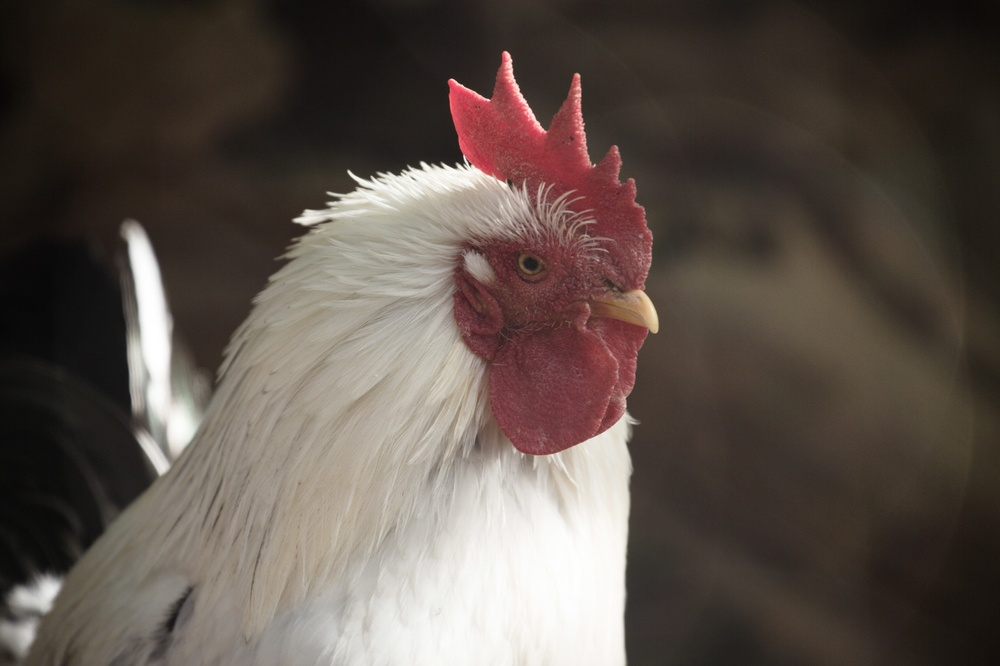
%> input picture pic1.jpg, 1000 x 666 px, shrunk from 1600 x 1066 before the run
$ octave kadai03.m   (GNU Octave 9; MATLAB toolbox functions it lacks are replaced by stand-ins)
%> lines starting %> are read from the running program, lines starting %| are printed output that depends on the picture; in (x1, y1, x2, y2) boxes, pixels count from 0 and x2, y2 are one past the last pixel; in counts of white or black regions, pixels touching at a corner belong together; the program's own positions count from 1
clear; % 変数のオールクリア

ORG=imread('pic1.jpg'); % 原画像の入力
%> ORG is the input picture: size 666x1000x3 uint8; mean R, G, B 93, 82.2, 75.1
ORG= rgb2gray(ORG); % カラー画像を白黒濃淡画像へ変換
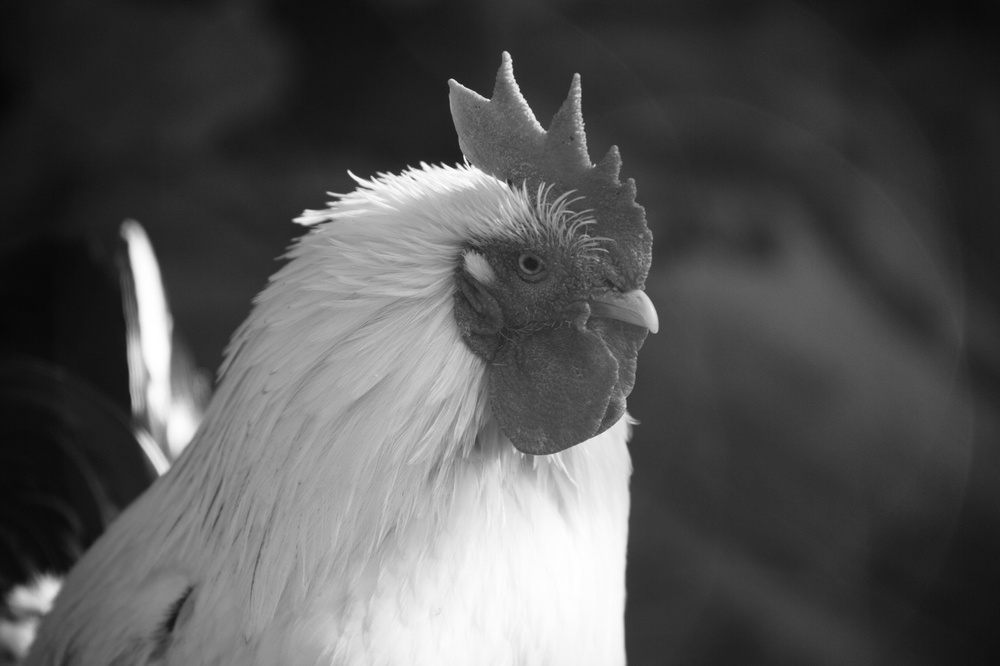
%> ORG: size 666x1000 uint8; min 6, max 255, mean 84.6
imagesc(ORG); colormap(gray); colorbar; % 画像の表示
title('白黒濃淡画像')
pause;

IMG = ORG > 64; % 輝度値が64以上の画素を1，その他を0に変換
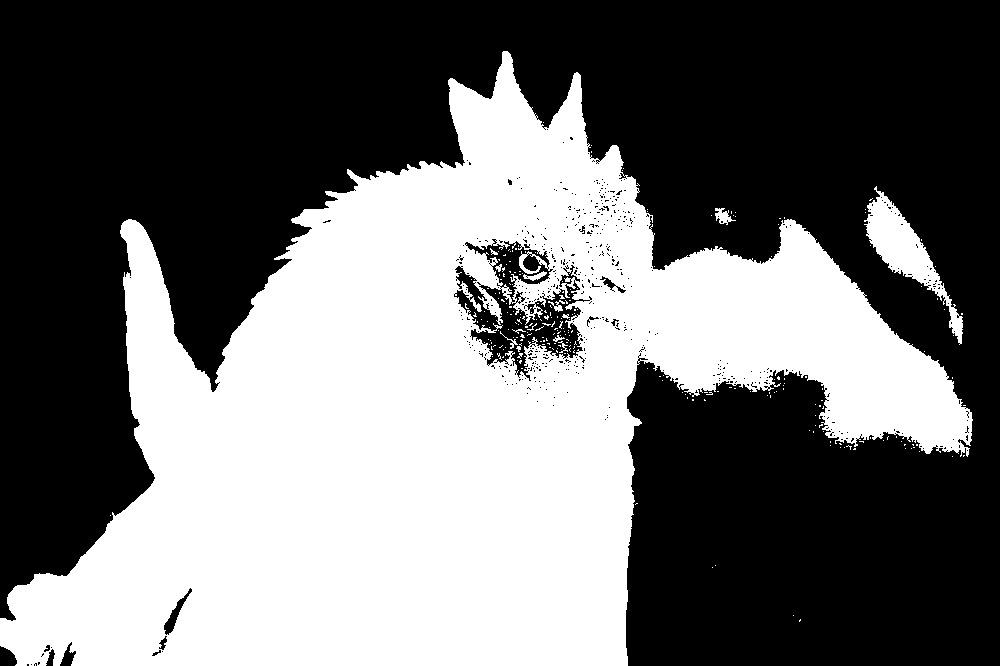
%> IMG: size 666x1000 logical; 42.9% white; 248 white regions (236 under 20 px), largest, box (x1, y1, x2, y2) and area: (0, 51, 973, 666) 280416, (864, 186, 963, 345) 3951, (715, 208, 736, 225) 174
imagesc(IMG); colormap(gray); colorbar;
title('閾値64')
pause;

IMG = ORG > 96;% 輝度値が96以上の画素を1，その他を0に変換
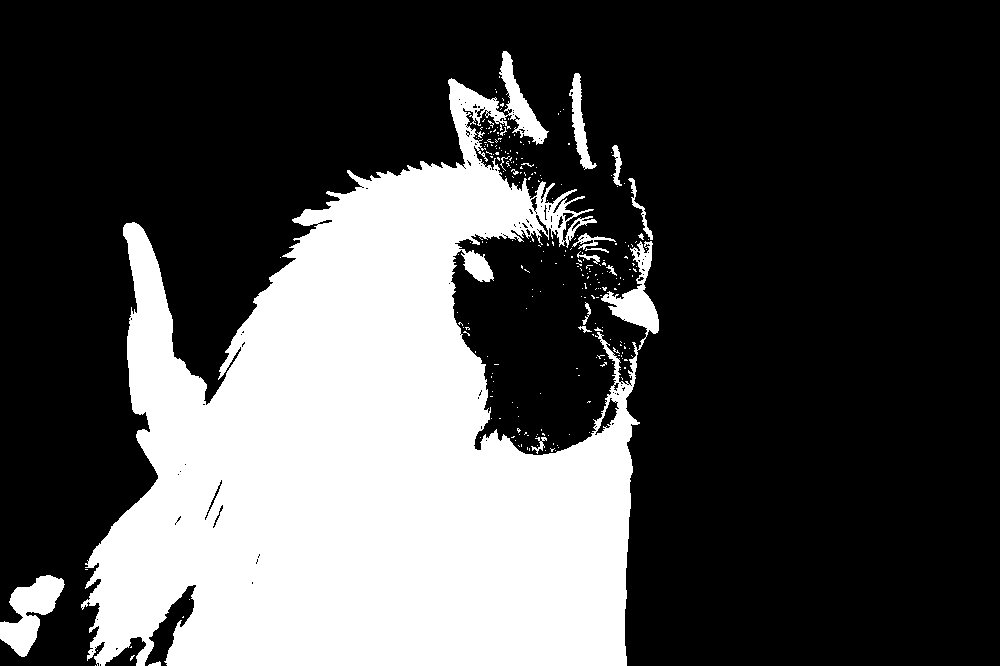
%> IMG: size 666x1000 logical; 29.7% white; 261 white regions (243 under 20 px), largest, box (x1, y1, x2, y2) and area: (81, 51, 659, 666) 192536, (0, 575, 65, 657) 2592, (569, 73, 597, 170) 941
imagesc(IMG); colormap(gray); colorbar;
title('閾値96')
pause;

IMG = ORG > 128;% 輝度値が128以上の画素を1，その他を0に変換
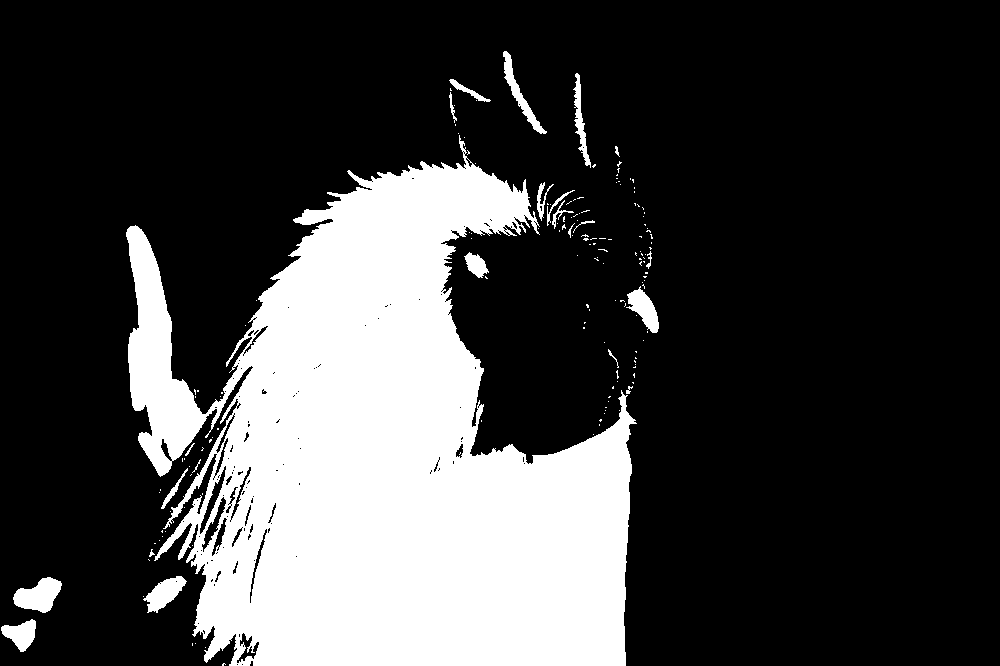
%> IMG: size 666x1000 logical; 24.8% white; 164 white regions (141 under 20 px), largest, box (x1, y1, x2, y2) and area: (126, 135, 637, 666) 158803, (13, 577, 62, 613) 1089, (143, 576, 187, 613) 809
imagesc(IMG); colormap(gray); colorbar;
title('閾値128')
pause;

IMG = ORG > 192;% 輝度値が192以上の画素を1，その他を0に変換
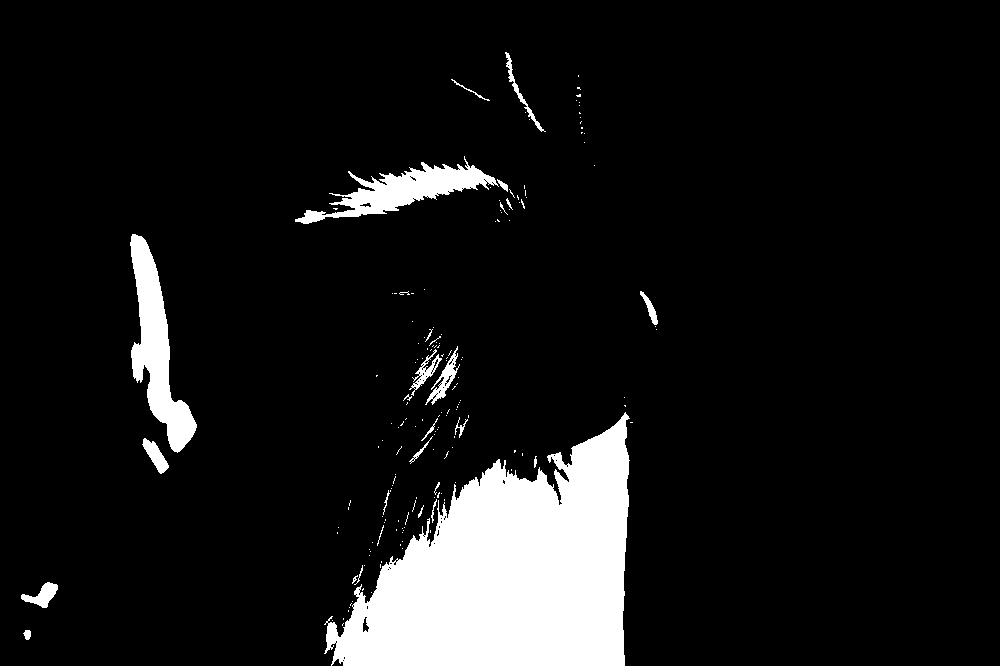
%> IMG: size 666x1000 logical; 9.1% white; 172 white regions (145 under 20 px), largest, box (x1, y1, x2, y2) and area: (324, 412, 630, 666) 47287, (130, 234, 197, 453) 5775, (295, 156, 499, 224) 4445
imagesc(IMG); colormap(gray); colorbar;
title('閾値192')
